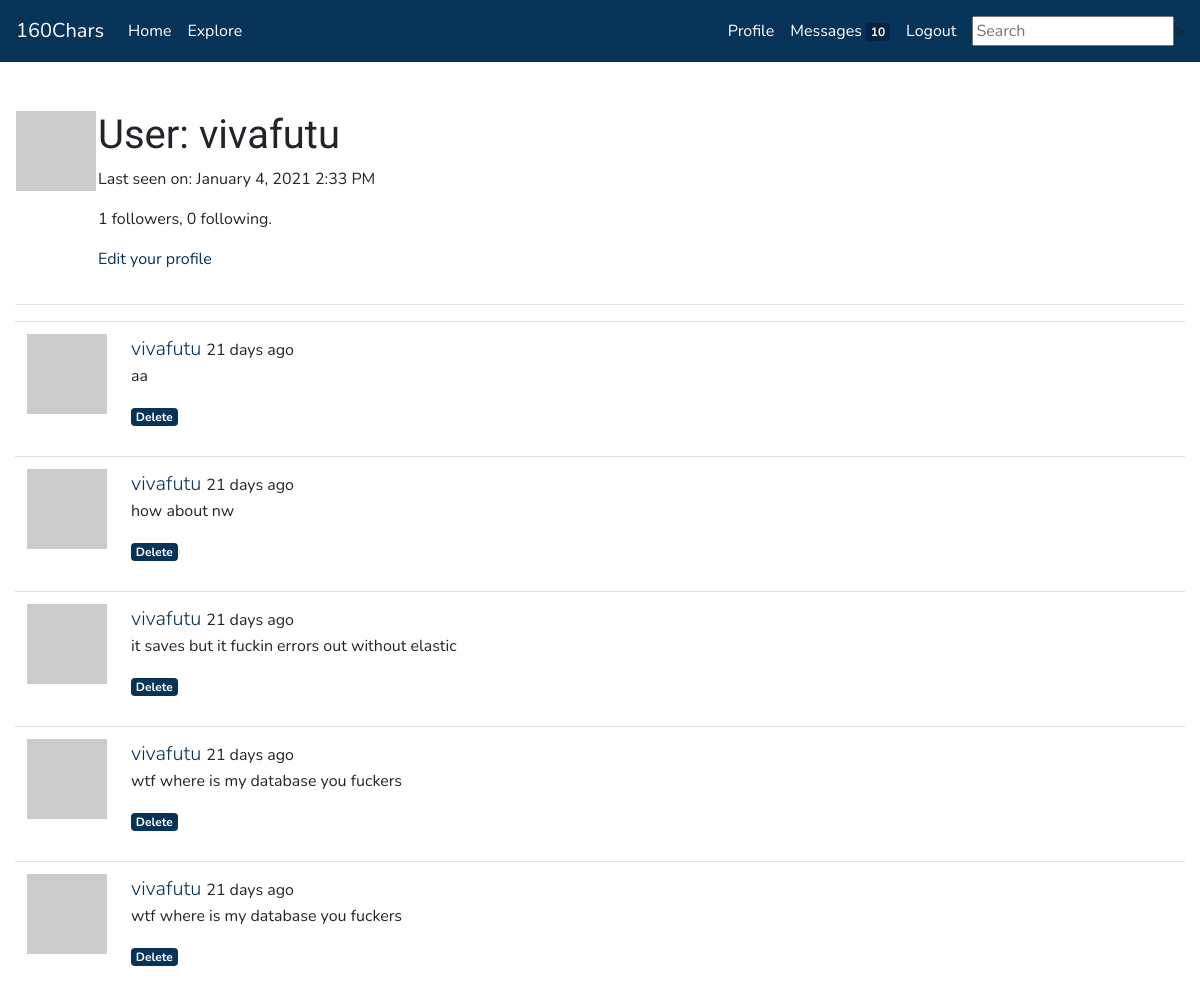
Page /user/vivafutu (signed in) on the committed database.
### app/models.py (models this page shows, shortened)
class User(UserMixin, db.Model):
    id = db.Column(db.Integer, primary_key=True)
    username = db.Column(db.String(64), index=True, unique=True)
    email = db.Column(db.String(120), index=True, unique=True)
    password_hash = db.Column(db.String(128))
    posts = db.relationship('Post', backref='author', lazy='dynamic')
    about_me = db.Column(db.String(160))
    last_seen = db.Column(db.DateTime, default=datetime.utcnow)
    followed = db.relationship(
        'User', secondary=followers,
        primaryjoin=(followers.c.follower_id == id),
        secondaryjoin=(followers.c.followed_id == id),
        backref=db.backref('followers', lazy='dynamic'), lazy='dynamic')
    messages_sent = db.relationship('Message',
                                        foreign_keys='Message.sender_id',
                                        backref='author', lazy='dynamic')
    messages_received = db.relationship('Message',
                                            foreign_keys='Message.recipient_id',
                                            backref='recipient', lazy='dynamic')
    last_message_read_time = db.Column(db.DateTime)
    notifications = db.relationship('Notification', backref='user',
                                    lazy='dynamic')
    tasks = db.relationship('Task', backref='user', lazy='dynamic')
    def avatar(self, size):
        digest = md5(self.email.lower().encode('utf-8')).hexdigest()
        return 'https://www.gravatar.com/avatar/{}?d=identicon&s={}'.format(
            digest, size)
    def new_messages(self):
        last_read_time = self.last_message_read_time or datetime(1900, 1, 1)
        return Message.query.filter_by(recipient=self).filter(
            Message.timestamp > last_read_time).count()

class SearchableMixin(object):
    @classmethod
    def search(cls, expression, page, per_page):
        ids, total = query_index(cls.__tablename__, expression, page, per_page)
        if total == 0:
            return cls.query.filter_by(id=0), 0
        when = []
        for i in range(len(ids)):
            when.append((ids[i], i))
        return cls.query.filter(cls.id.in_(ids)).order_by(
            db.case(when, value=cls.id)), total

class Post(SearchableMixin, db.Model):
    id = db.Column(db.Integer, primary_key=True)
    body = db.Column(db.String(160))
    timestamp = db.Column(db.DateTime, index=True, default=datetime.utcnow)
    user_id = db.Column(db.Integer, db.ForeignKey('user.id'))
    __searchable__ = ['body']

### app/main/routes.py (the view)
@bp.route('/user/<username>')
@login_required
def user(username):
    user = User.query.filter_by(username=username).first_or_404()
    page = request.args.get('page', 1, type=int)
    posts = user.posts.order_by(Post.timestamp.desc()).paginate(
        page, current_app.config['POSTS_PER_PAGE'], False)
    next_url = url_for('main.user', username=user.username, page=posts.next_num) \
        if posts.has_next else None
    prev_url = url_for('main.user', username=user.username, page=posts.prev_num) \
        if posts.has_prev else None
    form = EmptyForm()
    return render_template ('user.html', user=user, posts=posts.items, form=form,
                            next_url=next_url, prev_url=prev_url)

### app/main/forms.py
class SearchForm(FlaskForm):
    q = StringField('Search', validators=[DataRequired()])
    def __init__(self, *args, **kwargs):
        if 'formdata' not in kwargs:
            kwargs['formdata'] = request.args
        if 'csrf_enabled' not in kwargs:
            kwargs['csrf_enabled'] = False
        super(SearchForm, self).__init__(*args, **kwargs)

class EmptyForm(FlaskForm):
    submit = SubmitField('Submit')

### app/main/routes.py (called while the page is built)
@bp.before_app_request
def before_request():
    if current_user.is_authenticated:
        current_user.last_seen = datetime.utcnow()
        db.session.commit()
        g.search_form = SearchForm()

### app/models.py (called while the page is built)
@login.user_loader
def load_user(id):
    return User.query.get(int(id))

### app/templates/user.html (shortened to what this page needs)
{% extends 'base.html' %}
{% block content %}
<table>
    <tr valign="top">
        <td>
            <img src="{{ user.avatar(128) }}"></img><br>
        </td>
        <td>
            <h1>User: {{user.username}} </h1>
            {% if user.last_seen %}<p> Last seen on: {{ moment(user.last_seen).format('LLL') }}</p>{% endif %}
            <p>{{ user.followers.count() }} followers, {{ user.followed.count() }} following.</p>
            {% if user == current_user %}
            <p><a href="{{ url_for('main.edit_profile') }}">Edit your profile</a></p>
            {% endif %}
        </td>
    </tr>
</table>
    <hr>
    {% for post in posts %}
        {% include '_post.html' %}
    {% endfor %}
{% endblock %}

### app/templates/_post.html
<table class="table table-hover">
    <tr>
        <td width="70px">
            <a href="{{ url_for('main.user', username=post.author.username) }}">
                <img src="{{ post.author.avatar(70) }}" />
            </a>
        </td>
        <td>
            <span class="user_popup">
                <a class="lead" href="{{ url_for('main.user', username=post.author.username) }}">
                    {{ post.author.username }}
                </a>
            </span>
            {{ moment(post.timestamp).fromNow() }}
            <p>{{ post.body }}</p>
            {% if post.author.username == current_user.username %}
            <a href="#"><span class="badge badge-primary">Delete</span></a>
            {% endif %}
        </td>
    </tr>
</table>

### rows in the picture
User: username "vivafutu", last_seen "January 4, 2021 2:33 PM"
Post: author.username "vivafutu", timestamp "21 days ago", body "aa"
Post: author.username "vivafutu", timestamp "21 days ago", body "how about nw"
Post: author.username "vivafutu", timestamp "21 days ago", body "it saves but it fuckin errors out without elastic"
Post: author.username "vivafutu", timestamp "21 days ago", body "wtf where is my database you fuckers"
Post: author.username "vivafutu", timestamp "21 days ago", body "wtf where is my database you fuckers"

### other values in the picture
{{ new_messages }} "10"
{{ user.followers.count() }} "1"
{{ user.followed.count() }} "0"
